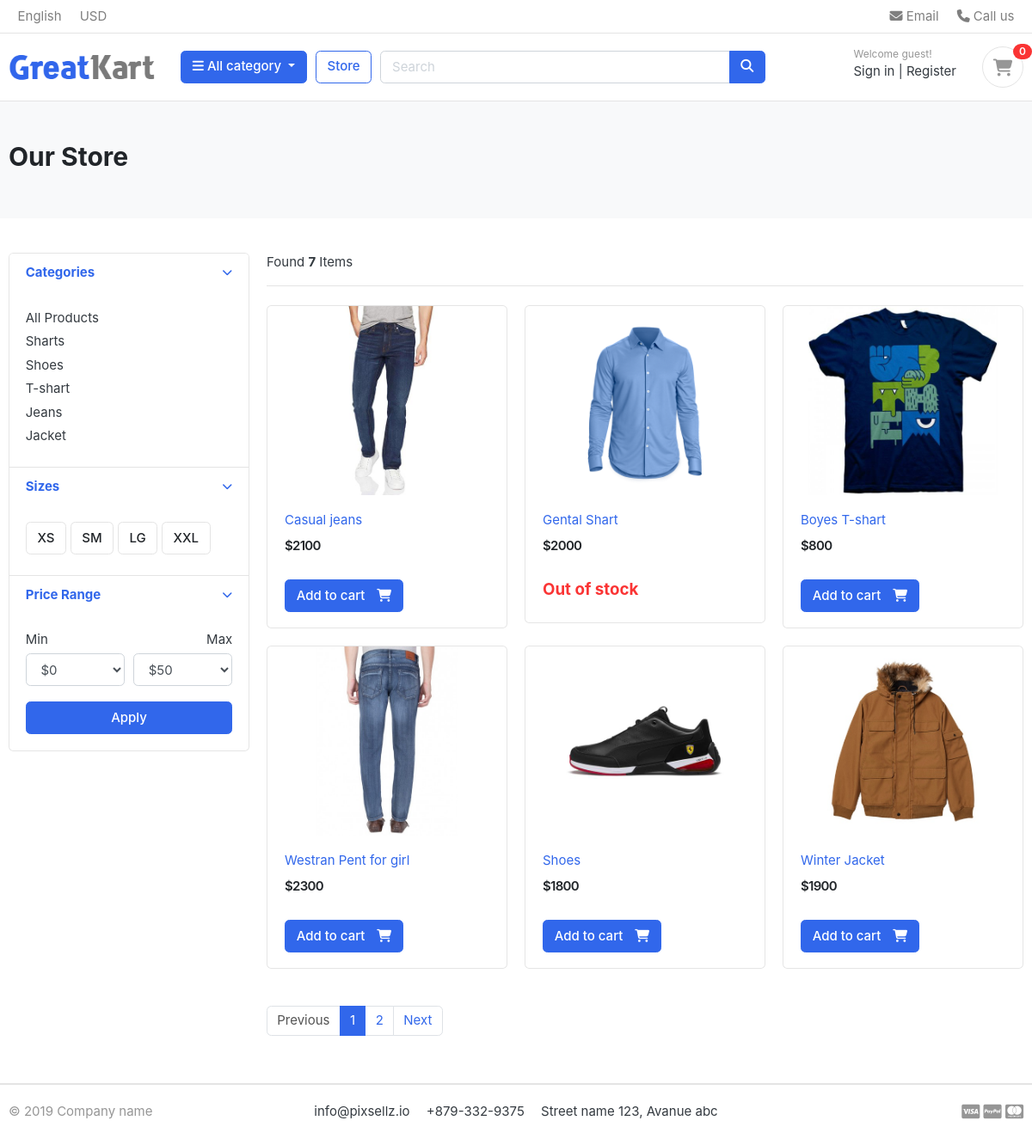
/store/, run on the app's committed database.
### category/models.py (models this page shows, shortened)
class Category(models.Model):
    category=models.CharField(max_length=100)
    slug=models.SlugField(max_length=100,unique=True)
    description=models.TextField()
    image=models.ImageField(upload_to='photos/categories/',blank=True)
    class Meta:
        verbose_name='category'
    def get_url(self):
        return reverse('products_by',args=[self.slug])

### store/models.py (models this page shows, shortened)
class Product(models.Model):
    product_name=models.CharField(max_length=100,unique=True)
    slug=models.SlugField(max_length=200,unique=True)
    description =models.TextField()
    price=models.IntegerField()
    images=models.ImageField(upload_to='photos/products')
    stock =models.IntegerField()
    is_available =models.BooleanField(default=True)
    category=models.ForeignKey(Category,on_delete=models.CASCADE)
    created_date=models.DateTimeField(auto_now_add=True)
    modifited_date=models.DateTimeField(auto_now=True)
    def get_url(self):
        return reverse('product_detail',args=[self.category.slug , self.slug])

### store/views.py (the view)
# urls.py: path('store/', include('store.urls')),
def store(request,category_slug=None):
    categories=None
    products=None
    if category_slug != None:
        categories =get_object_or_404(Category, slug=category_slug)
        products=Product.objects.filter(category=categories, is_available=True)
        paginator=Paginator(products,3)
        page=request.GET.get('page')
        pages_products=paginator.get_page(page)
        product_count=products.count()
    else:
        products = Product.objects.filter(is_available=True).order_by('id')
        paginator=Paginator(products,6)
        page=request.GET.get('page')
        pages_products=paginator.get_page(page)
        product_count=products.count()
    context = {
        'products': pages_products,
        'product_count':product_count,
    }
    return render(request, 'store/store.html', context)

### carts/context_processore.py (called while the page is built)
def counter(request):
    cart_count=0
    if 'admin' in request.path:
        return {}
    else:
        try:
            cart=Cart.objects.filter(cart_id=_cart_id(request))
            cart_items=CartItem.objects.all().filter(cart=cart[:1])
            for cart_item in cart_items:
                cart_count+=cart_item.quantity
        except Cart.DoesNotExist:
            cart_count=0
        return dict(cart_count=cart_count)

### carts/views.py (called while the page is built)
def _cart_id(request):
    cart = request.session.session_key
    if not cart:
        cart = request.session.create()
    return cart

### category/context_processore.py (called while the page is built)
def menu_links(request):
    links=Category.objects.all()
    return dict(links=links)

### templates/store/store.html (shortened to what this page needs)
{% extends "base.html" %}
{% block content %}
<section class="section-pagetop bg">
  <div class="container">
    {% if 'search' in request.path %}
    <h2 class="title-page">Search Result</h2>
    {% else  %}
    <h2 class="title-page">Our Store</h2>
    {% endif %}
  </div>
</section>
<section class="section-content padding-y">
  <div class="container">
    <div class="row">
      <aside class="col-md-3">
        <div class="card">
          <article class="filter-group">
            <header class="card-header">
              <a href="#" data-toggle="collapse" data-target="#collapse_1" aria-expanded="true">
                <i class="icon-control fa fa-chevron-down"></i>
                <h6 class="title">Categories</h6>
              </a>
            </header>
            <div class="filter-content collapse show" id="collapse_1">
              <div class="card-body">
                <ul class="list-menu">
                  <li><a href="{% url 'store' %}">All Products</a></li>
                  {% for category in links %}
                  <li><a href="{{ category.get_url }}">{{ category.category }}</a></li>
                  {% endfor %}
                </ul>
              </div>
            </div>
          </article>
          <article class="filter-group">
            <header class="card-header">
              <a href="#" data-toggle="collapse" data-target="#collapse_4" aria-expanded="true">
                <i class="icon-control fa fa-chevron-down"></i>
                <h6 class="title">Sizes</h6>
              </a>
            </header>
            <div class="filter-content collapse show" id="collapse_4">
              <div class="card-body">
                <label class="checkbox-btn"><input type="checkbox"><span class="btn btn-light">XS</span></label>
                <label class="checkbox-btn"><input type="checkbox"><span class="btn btn-light">SM</span></label>
                <label class="checkbox-btn"><input type="checkbox"><span class="btn btn-light">LG</span></label>
                <label class="checkbox-btn"><input type="checkbox"><span class="btn btn-light">XXL</span></label>
              </div>
            </div>
          </article>
          <article class="filter-group">
            <header class="card-header">
              <a href="#" data-toggle="collapse" data-target="#collapse_3" aria-expanded="true">
                <i class="icon-control fa fa-chevron-down"></i>
                <h6 class="title">Price Range</h6>
              </a>
            </header>
            <div class="filter-content collapse show" id="collapse_3">
              <div class="card-body">
                <div class="form-row">
                  <div class="form-group col-md-6">
                    <label>Min</label>
                    <select class="mr-2 form-control">
                      <option value="0">$0</option>
                    </select>
                  </div>
                  <div class="form-group text-right col-md-6">
                    <label>Max</label>
                    <select class="mr-2 form-control">
                      <option value="50">$50</option>
                    </select>
                  </div>
                </div>
                <button class="btn btn-block btn-primary">Apply</button>
              </div>
            </div>
          </article>
        </div>
      </aside>
      <main class="col-md-9">
        <header class="border-bottom mb-4 pb-3">
          <div class="form-inline">
            <span class="mr-md-auto">Found <b>{{ product_count }}</b> Items</span>
          </div>
        </header>
        <div class="row">
  {% if products %}
    {% for product in products %}
      <div class="col-md-4">
        <figure class="card card-product-grid">
          <div class="img-wrap">
            <a href="{{ product.get_url }}">
              <img src="{{ product.images.url }}" alt="{{ product.product_name }}">
            </a>
          </div>
          <figcaption class="info-wrap">
            <div class="fix-height">
              <a href="{{ product.get_url }}">{{ product.product_name }}</a>
              <div class="price-wrap mt-2">
                <span class="price">${{ product.price }}</span>
              </div>
            </div>
            {% if product.stock <= 0 %}
              <h5 class="text-danger">Out of stock</h5>
            {% else %}
              <a href="{% url 'add_cart' product.id %}" class="btn btn-primary">
                <span class="text">Add to cart</span>
                <i class="fas fa-shopping-cart"></i>
              </a>
            {% endif %}
          </figcaption>
        </figure>
      </div>
    {% endfor %}
    {% else %}
      <div class="col-12 text-center ">
        <h1>No result found. Please try again.</h1>
      </div>
  {% endif %}
</div>
       <nav class="mt-4" aria-label="Page navigation sample">
  {% if products.has_other_pages %}
  <ul class="pagination">
    {% if products.has_previous %}
    <li class="page-item">
      <a class="page-link" href="?page={{ products.previous_page_number }}">Previous</a>
    </li>
    {% else %}
    <li class="page-item disabled">
      <a class="page-link" href="#">Previous</a>
    </li>
    {% endif %}
    {% for i in products.paginator.page_range %}
      {% if products.number == i %}
      <li class="page-item active">
        <a class="page-link" href="#">{{ i }}</a>
      </li>
      {% else %}
      <li class="page-item">
        <a class="page-link" href="?page={{ i }}">{{ i }}</a>
      </li>
      {% endif %}
    {% endfor %}
    {% if products.has_next %}
    <li class="page-item">
      <a class="page-link" href="?page={{ products.next_page_number }}">Next</a>
    </li>
    {% else %}
    <li class="page-item disabled">
      <a class="page-link" href="#">Next</a>
    </li>
    {% endif %}
  </ul>
  {% endif %}
</nav>
      </main>
    </div>
  </div>
</section>
{% endblock %}

### static/css/ui.css (style rules this page uses)
html { font-family: "Inter", sans-serif; font-size: 15px; }
.img-wrap { text-align: center; display: block; }
.img-wrap img { max-width: 100%; }
.price-wrap { letter-spacing: -0.7px; }
.padding-y { padding-top: 40px; padding-bottom: 40px; }
figure { margin-bottom: 0; }
article:after, .form-group:after { display: block; clear: both; content: ""; }
.bg { background-color: #f8f9fa; }
.title-page { color: #212529; }
.btn-light { background-color: #fff; border-color: #e4e4e4; }
.btn .text + i { margin-left: 10px; }
[class*=list-] li:after { visibility: hidden; display: block; content: ""; overflow: hidden; height: 0; clear: both; }
.list-menu { list-style: none; margin: 0; padding-left: 0; }
.list-menu li { margin-bottom: 5px; }
.list-menu a { color: #343a40; }
[class*=card-product] .img-wrap { overflow: hidden; position: relative; }
[class*=card-product] .img-wrap img { height: 100%; max-width: 100%; width: auto; display: inline-block; -o-object-fit: cover; object-fit: cover; }
.card-product-grid { margin-bottom: 20px; }
.card-product-grid .img-wrap { border-radius: 0.2rem 0.2rem 0 0; height: 220px; }
.card-product-grid .info-wrap { overflow: hidden; padding: 18px 20px; }
.card-product-grid .fix-height { height: 80px; overflow: hidden; }
.card .img-wrap { overflow: hidden; }
.price { font-weight: 600; color: #212529; }
.icon-control { margin-top: 5px; float: right; font-size: 80%; }
.card-header .title { margin-bottom: 0; line-height: 1.5; }
.filter-group { border-bottom: 1px solid #e4e4e4; }
.filter-group .card-header { border-bottom: 0; }
.filter-group:last-child { border-bottom: 0; }
.checkbox-btn { position: relative; }
.section-pagetop { padding: 45px 0; }

### data on the page
Category: category "Sharts"
Category: category "Shoes"
Category: category "T-shart"
Category: category "Jeans"
Category: category "Jacket"
Product: images (picture), product_name "Casual jeans", price "2100", stock "Add to cart"
Product: images (picture), product_name "Gental Shart", price "2000", stock "Out of stock"
Product: images (picture), product_name "Boyes T-shart", price "800", stock "Add to cart"
Product: images (picture), product_name "Westran Pent for girl", price "2300", stock "Add to cart"
Product: images (picture), product_name "Shoes", price "1800", stock "Add to cart"
Product: images (picture), product_name "Winter Jacket", price "1900", stock "Add to cart"

### other printed values
{{ cart_count }} "0"
{{ product_count }} "7"
{{ i }} "1"
{{ i }} "2"
